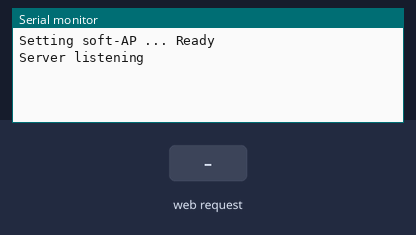
This sketch was run on a simulated ESP8266 (NodeMCU). On the bench: the last lines printed to the serial monitor. Inputs (shaded band) come from the test bench. WiFi joins after 1.5 s; servers stay silent unless stated.

Above: at 1.2 s.
1.3 s: HTTP request GET /config received
At 2.1 s:
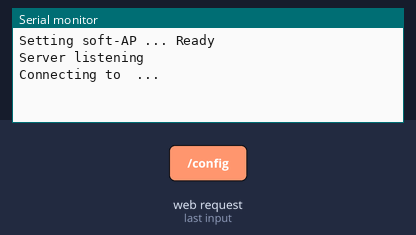
3.8 s: HTTP request GET /config?ssid=1 received
At 4.2 s:
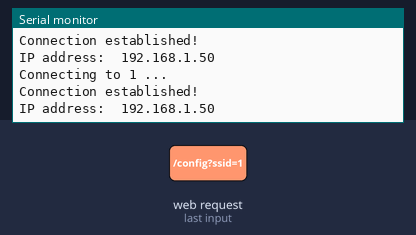

Measured:
- after the input at 1.3 s, the serial monitor: prints a new line at once (image 1)
- after the input at 3.8 s, the serial monitor: prints a new line at once (image 2)

The sketch:

esp8266.ino
```cpp
#include <ESP8266WiFi.h>
#include <ESP8266WebServer.h>

IPAddress apIP(192, 168, 105, 1);
ESP8266WebServer server(80);

void handleConfig();

void setup()
{
  Serial.begin(9600);
  Serial.println();

  Serial.print("Setting soft-AP ... ");
  WiFi.softAPConfig(apIP, apIP, IPAddress(255, 255, 255, 0));
  boolean result = WiFi.softAP("HevitraSensor", "HevitraPassword");
  if (result == true)
  {
    Serial.println("Ready");
    server.on("/config", handleConfig);
    server.begin();
    Serial.println("Server listening");
  }
  else
  {
    Serial.println("Failed!");
  }
}

void loop()
{
  server.handleClient();
}

void handleConfig() {
  server.send(200, "text/plain", "200: Trying to connect");

  String ssid = server.arg("ssid");
  String password = server.arg("password");

  WiFi.begin(ssid, password);
  Serial.print("Connecting to ");
  Serial.print(ssid); Serial.println(" ...");

  int i = 0;
  while (WiFi.status() != WL_CONNECTED) {
    delay(1000);
    Serial.print(++i); Serial.print(' ');
    if (i == 20)
    {
      Serial.println("Failed to connect");
      return;
    }
  }

  Serial.println('\n');
  Serial.println("Connection established!");
  Serial.print("IP address:\t");
  Serial.println(WiFi.localIP());
  WiFi.softAPdisconnect(true);
}
```
